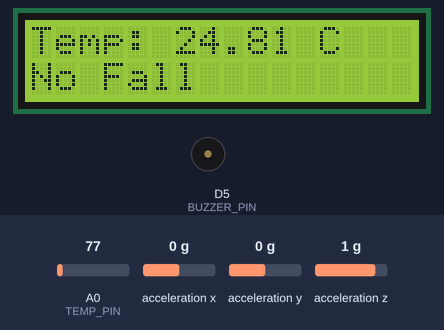
A sketch run on a simulated ESP8266 (NodeMCU). Parts: 16×2 character LCD, buzzer (waves = sounding, pin HIGH). Inputs (shaded band) come from the test bench; at power-on: acceleration x 0 g, A0 (TEMP_PIN) = 77, acceleration y 0 g, acceleration z 1 g.

Above: at 2.2 s.
2.3 s: acceleration x set to -1.1 g
3.9 s: acceleration x set to -1.4 g
At 5.5 s:
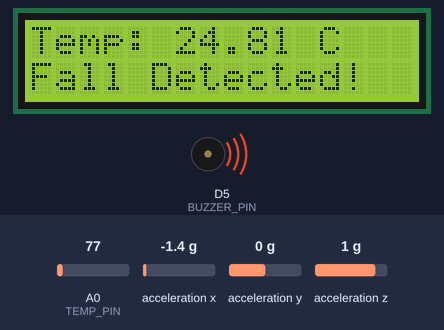
5.8 s: A0 (TEMP_PIN) set to 92
At 6.7 s:
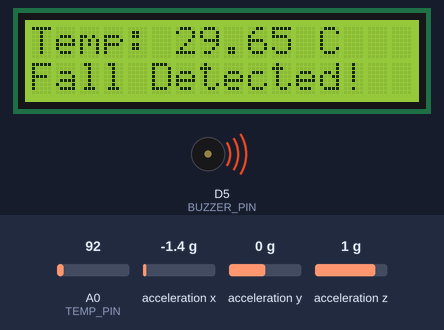
7.4 s: A0 (TEMP_PIN) set to 107
At 7.7 s:
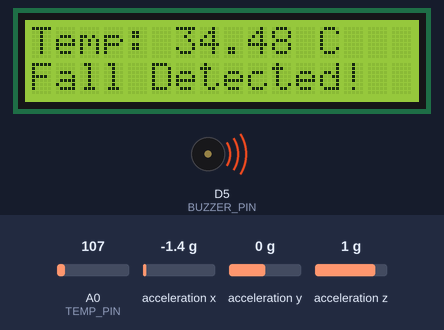
8.9 s: acceleration x set to -0.8 g
At 10.0 s:
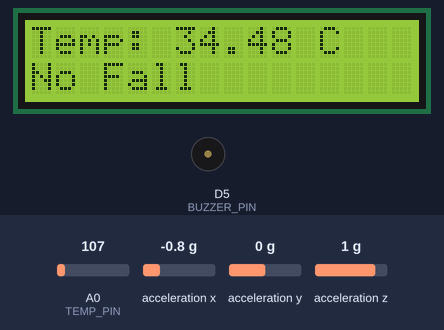
10.5 s: acceleration x set to 1.1 g
12.0 s: acceleration x set to 1.4 g
At 13.3 s:
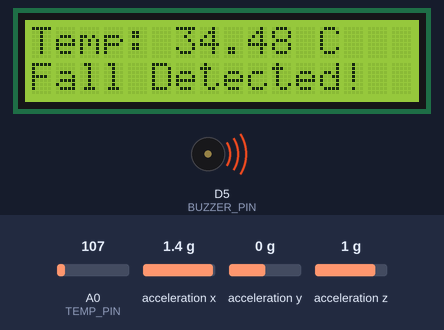
Timing chart, 0 to 14.7 s (numbered marks = the images above; inputs shaded):
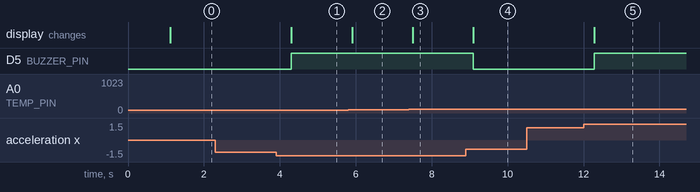

The sketch:

health_monitoring.ino
```cpp
#include <Wire.h>
#include <Adafruit_ADXL345_U.h>
#include <Adafruit_Sensor.h>
#include <LiquidCrystal_I2C.h>
#define BUZZER_PIN D5
#define TEMP_PIN A0

Adafruit_ADXL345_Unified accel = Adafruit_ADXL345_Unified(123);
LiquidCrystal_I2C lcd(0x27, 16, 2);  // Address might be 0x3F on some displays

void setup() {
  Serial.begin(115200);
  Wire.begin(D2, D1); // SDA, SCL

  // LCD
  lcd.begin();
  lcd.backlight();
  lcd.clear();
  lcd.setCursor(0, 0);
  lcd.print("Initializing...");

  // ADXL345
  if (!accel.begin()) {
    lcd.setCursor(0, 1);
    lcd.print("ADXL NOT Found!");
    while (1);
  }
  accel.setRange(ADXL345_RANGE_16_G);

  // Buzzer
  pinMode(BUZZER_PIN, OUTPUT);

  delay(1000);
  lcd.clear();
}

void loop() {
  // TEMP
  int analogValue = analogRead(TEMP_PIN);
  float voltage = analogValue * 3.3 / 1024.0;
  float temperatureC = voltage * 100;

  // ADXL345
  sensors_event_t event;
  accel.getEvent(&event);

  float x = abs(event.acceleration.x);
  float y = abs(event.acceleration.y);
  float z = abs(event.acceleration.z);

  bool fallDetected = (x > 12 || y > 12 || z > 12);  // simple threshold

  // LCD Output
  lcd.setCursor(0, 0);
  lcd.print("Temp: ");
  lcd.print(temperatureC);
  lcd.print(" C   ");

  lcd.setCursor(0, 1);
  if (fallDetected) {
    lcd.print("Fall Detected!  ");
    digitalWrite(BUZZER_PIN, HIGH);
  } else {
    lcd.print("No Fall         ");
    digitalWrite(BUZZER_PIN, LOW);
  }

  delay(500);
}
```

Measured:
- the behaviour switches between -1.2 and -1.3 g on acceleration x (found by bisection; images 0 and 1)
- the behaviour switches between 1.2 and 1.3 g on acceleration x (found by bisection; images 4 and 5)
- after the input at 2.3 s, every drawn part: stays the same
- after the input at 3.9 s, D5 (BUZZER_PIN): LOW → HIGH after 0.41 s; the display: changes after 0.41 s (image 1)
- after the input at 5.8 s, the display: changes after 0.10 s (image 2)
- after the input at 7.4 s, the display: changes after 0.10 s (image 3)
- after the input at 8.9 s, D5 (BUZZER_PIN): HIGH → LOW after 0.19 s; the display: changes after 0.19 s (image 4)
- after the input at 10.5 s, every drawn part: stays the same
- after the input at 12.0 s, D5 (BUZZER_PIN): LOW → HIGH after 0.28 s; the display: changes after 0.28 s (image 5)
